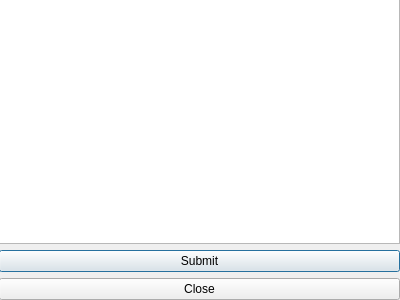
<?xml version="1.0" encoding="UTF-8"?>
<ui version="4.0">
 <class>Dialog</class>
 <widget class="QDialog" name="Dialog">
  <property name="geometry">
   <rect>
    <x>0</x>
    <y>0</y>
    <width>400</width>
    <height>300</height>
   </rect>
  </property>
  <property name="windowTitle">
   <string>Sender</string>
  </property>
  <widget class="QWidget" name="verticalLayoutWidget">
   <property name="geometry">
    <rect>
     <x>-1</x>
     <y>-1</y>
     <width>401</width>
     <height>301</height>
    </rect>
   </property>
   <layout class="QVBoxLayout" name="verticalLayout">
    <item>
     <widget class="QPlainTextEdit" name="plainTextEdit"/>
    </item>
    <item>
     <widget class="QPushButton" name="pushButton_2">
      <property name="text">
       <string>Submit</string>
      </property>
     </widget>
    </item>
    <item>
     <widget class="QPushButton" name="pushButton">
      <property name="text">
       <string>Close</string>
      </property>
     </widget>
    </item>
   </layout>
  </widget>
  <action name="actionSendText">
   <property name="text">
    <string>sendText</string>
   </property>
  </action>
  <action name="actionCloseTriggered">
   <property name="text">
    <string>closeTriggered</string>
   </property>
  </action>
 </widget>
 <resources/>
 <connections>
  <connection>
   <sender>pushButton_2</sender>
   <signal>clicked()</signal>
   <receiver>actionSendText</receiver>
   <slot>trigger()</slot>
   <hints>
    <hint type="sourcelabel">
     <x>199</x>
     <y>246</y>
    </hint>
    <hint type="destinationlabel">
     <x>-1</x>
     <y>-1</y>
    </hint>
   </hints>
  </connection>
  <connection>
   <sender>pushButton</sender>
   <signal>clicked()</signal>
   <receiver>actionCloseTriggered</receiver>
   <slot>trigger()</slot>
   <hints>
    <hint type="sourcelabel">
     <x>199</x>
     <y>283</y>
    </hint>
    <hint type="destinationlabel">
     <x>-1</x>
     <y>-1</y>
    </hint>
   </hints>
  </connection>
 </connections>
</ui>
